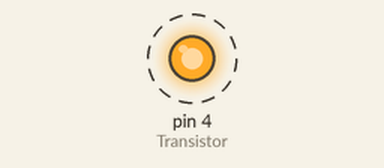
A sketch run on a simulated Arduino Uno, built with avr-gcc and run on an emulated ATmega328P. Shown: output pins drawn as LEDs (lit = HIGH). Dashed ring = blinking.

Above: at 0.5 s.
Timing chart, 0 to 4.6 s (numbered marks = the images above):
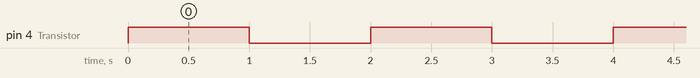

Measured:
- by itself, pin 4 (Transistor): alternates HIGH for 1.0 s and LOW for 1.0 s

The sketch:

switchusingtransistorled.ino
```cpp
const int Transistor = 4;

void setup() {
  // put your setup code here, to run once:
  pinMode(Transistor, OUTPUT);

}

void loop() {
  // put your main code here, to run repeatedly:
  digitalWrite(Transistor, HIGH);
  delay(1000);
  digitalWrite(Transistor, LOW);
  delay(1000);


}
```
